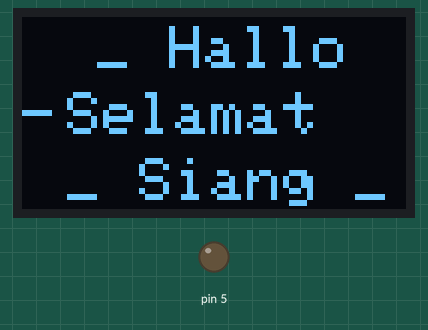
This sketch was run on a simulated Arduino Uno, built with avr-gcc and run on an emulated ATmega328P. On the bench: 128×64 one-colour display, output pins drawn as LEDs (lit = HIGH). What the sketch prints to the serial monitor is not drawn.

Above: at 0.1 s.
At 2.1 s:
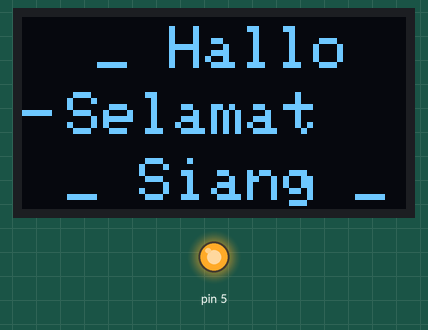
At 7.4 s:
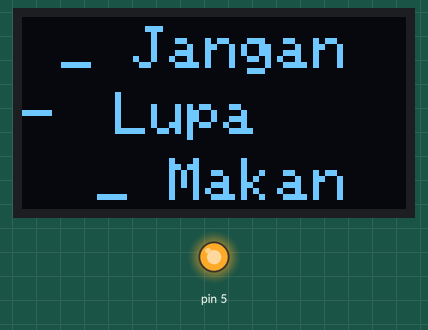
At 8.4 s:
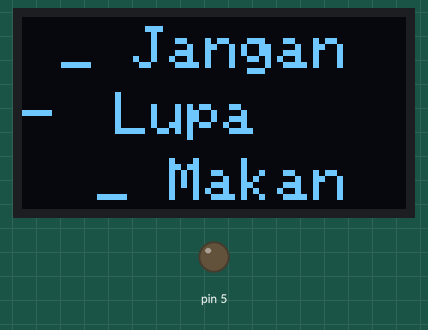
Timing chart, 0 to 130.0 s (numbered marks = the images above):
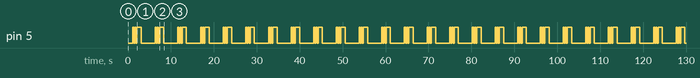

The sketch:

program_oled_display.ino
```cpp
#include<Wire.h>
#include<Adafruit_GFX.h>
#include<Adafruit_SSD1306.h>
#define LED 5

int count = 0;
const int lebar = 128;
const int tinggi = 64;
const int reset = 4;
Adafruit_SSD1306 oled(lebar, tinggi, &Wire, reset);

void setup() {
  // put your setup code here, to run once:
  oled.begin(SSD1306_SWITCHCAPVCC, 0x3C);
  oled.clearDisplay();
  Serial.begin(115200);
  pinMode(5, OUTPUT);
  while (!Serial);
  Serial.println("Input 1 to Turn LED on and 2 to off");
}

void loop() {
  Serial.println("Nilai count = " + String(count));
  if (count == 0)
  {
    oled.setTextSize(2);
    oled.setTextColor(WHITE);
    oled.setCursor(25, 3);
    oled.println("_ Hallo _");
    oled.setCursor(15, 25);
    oled.println("Selamat");
    oled.setCursor(15, 47);
    oled.println("_ Siang _");
    oled.display();
    delay (1000);
  }

  if (count == 1)
  {
    oled.setTextSize(2);
    oled.setTextColor(WHITE);
    oled.setCursor(13, 3);
    oled.println("_ Jangan _");
    oled.setCursor(31   , 25);
    oled.println("Lupa");
    oled.setCursor(25, 47);
    oled.println("_ Makan _");
    oled.display();
    delay (1000);
  }

  digitalWrite (5, HIGH);
  delay (250);
  digitalWrite (5, LOW);
  delay (250);
  digitalWrite (5, HIGH);
  delay (250);
  digitalWrite (5, LOW);
  delay (250);
  digitalWrite (5, HIGH);
  delay (1000);
  digitalWrite (5, LOW);
  delay (250);

  delay(2000);
  count = !count;
  oled.clearDisplay();
}
```

Measured:
- by itself, pin 5: repeats every 5.3 s: LOW 0.25 s, HIGH 0.25 s, LOW 0.25 s, HIGH 1.0 s, LOW 3.3 s, HIGH 0.25 s
- by itself, everything shown: repeats every 10.6 s, in 14 steps
